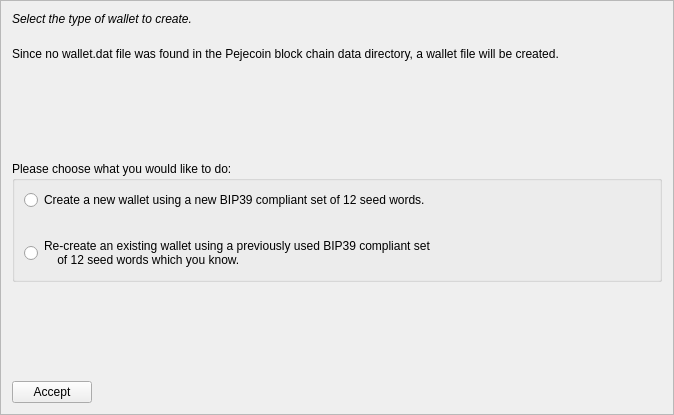
<?xml version="1.0" encoding="UTF-8"?>
<ui version="4.0">
 <class>MnemonicDialog1</class>
 <widget class="QFrame" name="MnemonicDialog1">
  <property name="geometry">
   <rect>
    <x>0</x>
    <y>0</y>
    <width>674</width>
    <height>415</height>
   </rect>
  </property>
  <property name="windowTitle">
   <string>HD Wallet Setup</string>
  </property>
  <property name="frameShape">
   <enum>QFrame::StyledPanel</enum>
  </property>
  <property name="frameShadow">
   <enum>QFrame::Raised</enum>
  </property>
  <layout class="QVBoxLayout" name="verticalLayout">
   <item>
    <widget class="QLabel" name="walletLabel">
     <property name="styleSheet">
      <string notr="true">QLabel { font-style:italic; }</string>
     </property>
     <property name="text">
      <string>Select the type of wallet to create.</string>
     </property>
     <property name="wordWrap">
      <bool>true</bool>
     </property>
    </widget>
   </item>
   <item>
    <spacer name="verticalSpacer_4">
     <property name="orientation">
      <enum>Qt::Vertical</enum>
     </property>
     <property name="sizeType">
      <enum>QSizePolicy::Minimum</enum>
     </property>
     <property name="sizeHint" stdset="0">
      <size>
       <width>20</width>
       <height>15</height>
      </size>
     </property>
    </spacer>
   </item>
   <item>
    <widget class="QLabel" name="wallettypeLabel">
     <property name="text">
      <string>Since no wallet.dat file was found in the Pejecoin block chain data directory, a wallet file will be created.</string>
     </property>
     <property name="wordWrap">
      <bool>true</bool>
     </property>
    </widget>
   </item>
   <item>
    <spacer name="verticalSpacer">
     <property name="orientation">
      <enum>Qt::Vertical</enum>
     </property>
     <property name="sizeHint" stdset="0">
      <size>
       <width>20</width>
       <height>40</height>
      </size>
     </property>
    </spacer>
   </item>
   <item>
    <widget class="QGroupBox" name="groupBox">
     <property name="title">
      <string>Please choose what you would like to do:</string>
     </property>
     <layout class="QVBoxLayout" name="verticalLayout_2">
      <item>
       <widget class="QRadioButton" name="walletNewRadio">
        <property name="text">
         <string>Create a new wallet using a new BIP39 compliant set of 12 seed words.</string>
        </property>
       </widget>
      </item>
      <item>
       <spacer name="verticalSpacer_3">
        <property name="orientation">
         <enum>Qt::Vertical</enum>
        </property>
        <property name="sizeHint" stdset="0">
         <size>
          <width>20</width>
          <height>20</height>
         </size>
        </property>
       </spacer>
      </item>
      <item>
       <widget class="QRadioButton" name="walletOldRadio">
        <property name="text">
         <string>Re-create an existing wallet using a previously used BIP39 compliant set 
    of 12 seed words which you know.</string>
        </property>
       </widget>
      </item>
     </layout>
    </widget>
   </item>
   <item>
    <spacer name="verticalSpacer_2">
     <property name="orientation">
      <enum>Qt::Vertical</enum>
     </property>
     <property name="sizeHint" stdset="0">
      <size>
       <width>20</width>
       <height>40</height>
      </size>
     </property>
    </spacer>
   </item>
   <item>
    <layout class="QHBoxLayout" name="horizontalLayout">
     <item>
      <widget class="QPushButton" name="acceptButton">
       <property name="text">
        <string>Accept</string>
       </property>
       <property name="autoDefault">
        <bool>false</bool>
       </property>
      </widget>
     </item>
     <item>
      <spacer name="horizontalSpacer">
       <property name="orientation">
        <enum>Qt::Horizontal</enum>
       </property>
       <property name="sizeHint" stdset="0">
        <size>
         <width>40</width>
         <height>20</height>
        </size>
       </property>
      </spacer>
     </item>
    </layout>
   </item>
  </layout>
 </widget>
 <resources/>
 <connections/>
</ui>
